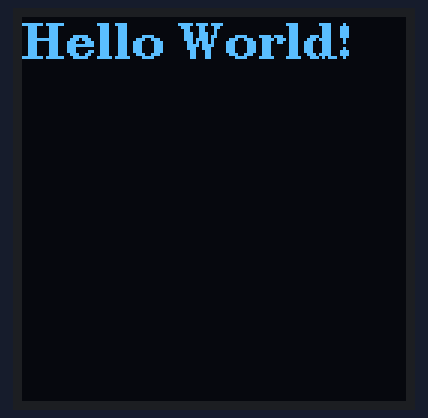
Simulated run of this sketch. Board: Arduino Uno, built with avr-gcc and run on an emulated ATmega328P. On the bench: 128×128 one-colour display.

Above: at 0.2 s.

The sketch:

display.ino
```cpp
#include <Arduino.h>
#include <U8g2lib.h>
#include <SPI.h>
#include <Wire.h>

// display connected to the HW I2C (this is the best option)
U8G2_SH1107_SEEED_128X128_F_HW_I2C u8g2(U8G2_R0, /* reset=*/U8X8_PIN_NONE);

void setup(void) {
  u8g2.begin();
}

void loop(void) {
  u8g2.clearBuffer();                 // clear the internal memory
  u8g2.setFont(u8g2_font_ncenB12_tr); // choose a suitable font and size
  u8g2.drawStr(0,14,"Hello World!");  // write something to the internal memory
  u8g2.sendBuffer();                  // transfer internal memory to the display
  delay(1000);
}
```
